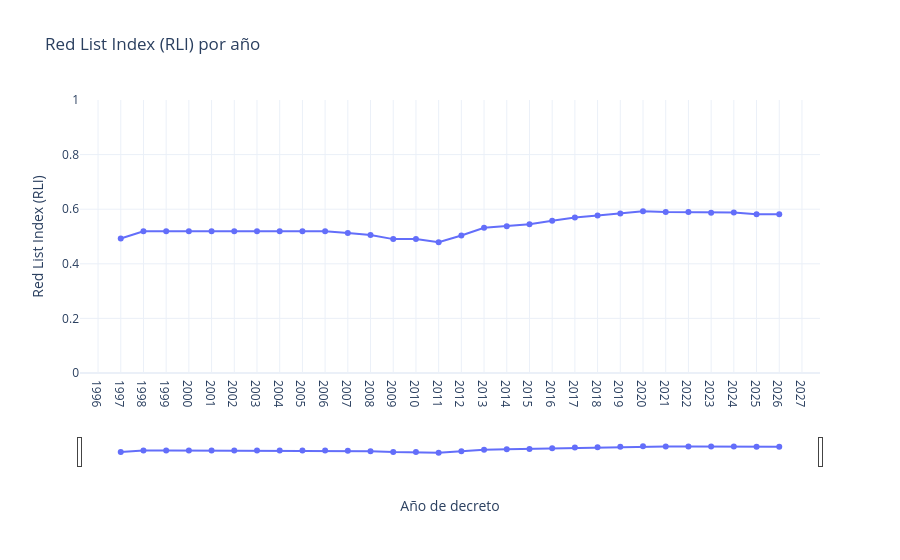

Notebook source saved alongside this figure:
### Code cell
import pandas as pd
import plotly.express as px

# Limpieza
rli_clean = (
    rli_year.sort_values("year")
    .dropna(subset=["year", "RLI"])
    .copy()
)

rli_clean["year"] = rli_clean["year"].astype(int)
rli_clean["RLI"] = rli_clean["RLI"].astype(float)

# Gráfico
fig = px.line(
    rli_clean,
    x="year",
    y="RLI",
    markers=True,
    title="Red List Index (RLI) por año",
    labels={
        "year": "Año de decreto",
        "RLI": "Red List Index (RLI)"
    }
)

fig.update_traces(
    mode="lines+markers",
    hovertemplate="Año: %{x}<br>RLI: %{y:.4f}<extra></extra>"
)

fig.update_layout(
    template="plotly_white",
    hovermode="x unified",
    yaxis=dict(range=[0, 1]),
    xaxis=dict(
        title="Año de decreto",
        tickmode="linear",
        dtick=1,
        rangeslider=dict(visible=True),
        rangeselector=dict(
            buttons=[
                dict(count=5, label="5 años", step="year", stepmode="backward"),
                dict(count=10, label="10 años", step="year", stepmode="backward"),
                dict(step="all", label="Todos")
            ]
        )
    )
)

fig.show()

### Figure 1 — Plotly figure (JSON) as saved in the notebook; plotly's stock layout.template omitted (floating-point values rounded to 4 significant figures)
{"data": [{"hovertemplate": "Año: %{x}<br>RLI: %{y:.4f}<extra></extra>", "legendgroup": "", "line": {"color": "#636efa", "dash": "solid"}, "marker": {"symbol": "circle"}, "mode": "lines+markers", "name": "", "orientation": "v", "showlegend": false, "type": "scatter", "x": [1997, 1998, 1999, 2000, 2001, 2002, 2003, 2004, 2005, 2006, 2007, 2008, 2009, 2010, 2011, 2012, 2013, 2014, 2015, 2016, 2017, 2018, 2019, 2020, 2021, 2022, 2023, 2024, 2025, 2026], "xaxis": "x", "y": [0.4929, 0.519, 0.519, 0.519, 0.519, 0.519, 0.519, 0.519, 0.519, 0.519, 0.5125, 0.5058, 0.4905, 0.4905, 0.4793, 0.5038, 0.5322, 0.5376, 0.5452, 0.5578, 0.5699, 0.5766, 0.5843, 0.5926, 0.5897, 0.5897, 0.5874, 0.5876, 0.5819, 0.5819], "yaxis": "y"}], "layout": {"autosize": true, "hovermode": "x unified", "legend": {"tracegroupgap": 0}, "title": {"text": "Red List Index (RLI) por año"}, "xaxis": {"anchor": "y", "autorange": true, "domain": [0, 1], "dtick": 1, "range": [1995.0, 2028.0], "rangeselector": {"buttons": [{"count": 5, "label": "5 años", "step": "year", "stepmode": "backward"}, {"count": 10, "label": "10 años", "step": "year", "stepmode": "backward"}, {"label": "Todos", "step": "all"}]}, "rangeslider": {"autorange": true, "range": [1995.0, 2028.0], "visible": true, "yaxis": {"_template": null, "rangemode": "match"}}, "showspikes": true, "tickmode": "linear", "title": {"text": "Año de decreto"}, "type": "linear"}, "yaxis": {"anchor": "x", "domain": [0, 1], "range": [0, 1], "title": {"text": "Red List Index (RLI)"}, "type": "linear"}}}
